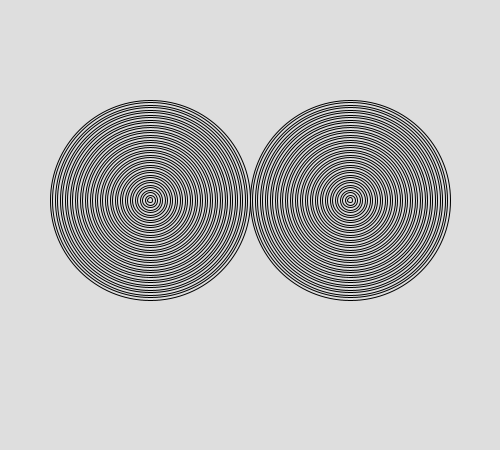
Frame 1 (no input)
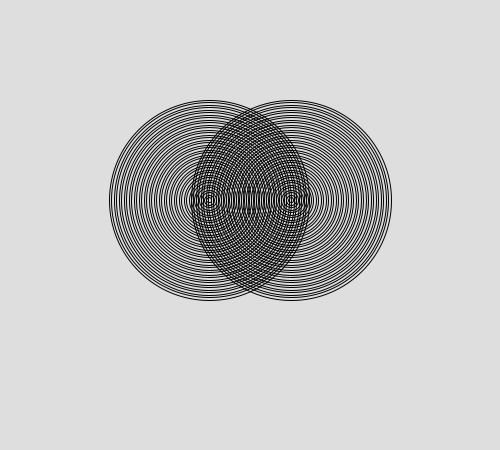
Frame 60 (the mouse pressed at the canvas centre just before this capture)
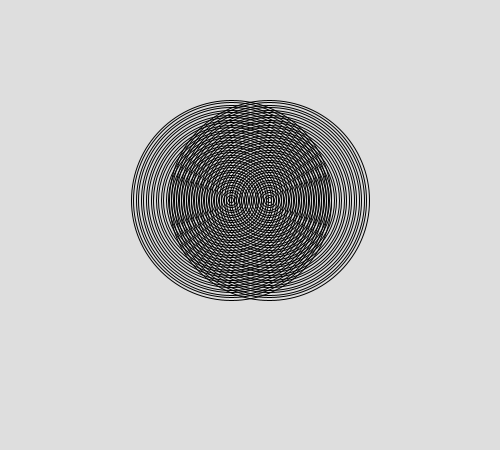
Frame 120 (the mouse held since frame 60 and released just before this capture)

The Processing sketch that drew these frames (run headless with seeded random() and noise(); from frame 60 on, the mouse is pressed at the canvas centre):

// Processing sketch: amazing_rings
// ── amazing_rings.pde

void setup() {

  size(500, 450);
}
int x1 = 150;
int x2 = 350;
void draw() {
  
  // Go to the recipe to run the demonstration before starting this program
  background(#DEDEDE);
  for (int i = 40; i > 0; i --) { 
    if (i%2 == 0) {
     noFill();
    } else {
      noFill();
    }
    ellipse(x1, 200, i*5, i*5);
  }
   for (int i = 40; i > 0; i --) { 
    if (i%2 == 0) {
      noFill();
    } else {
      noFill();
    }
    ellipse(x2, 200, i*5, i*5);
  }
  x1 ++ ;
  if(x1 == 500){
    x1 = 0;
  }   
  x2 --;
  if(x2 == 0){
    x2 = 500;
  }
}
/*
  Use the code from your Bullseye program to draw the rings shown in this recipe.
 You can use the noFill() command to make your ellipses transparent.
 Make the rings move past each other.
 When the rings hit the side of the sketch, make them reverse their direction.
 */
